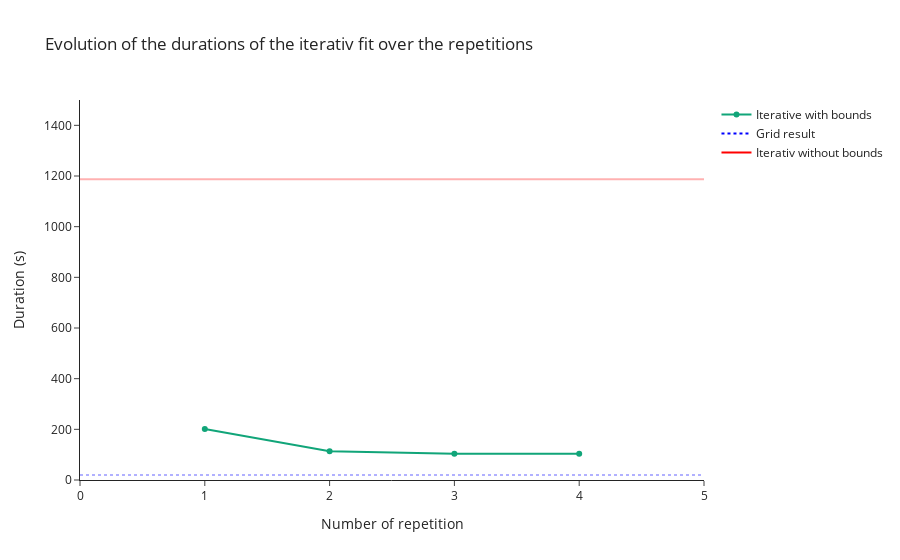

Notebook code cell kept with this figure:
### Markdown cell above
# Figure 2

### Code cell
fig2 = go.Figure()

# plot duration iterativ repeat
fig2.add_trace(go.Scatter(
    x=np.arange(0,n_repeat,1)+1,
    y=gauss_duration_repeat[2:],
    mode='markers+lines',
    name='Iterative with bounds',
    line_color=colors[i],
    showlegend=True))

# plot duration grid 
fig2.add_shape(
    type='line',
    x0=0, y0=gauss_duration_repeat[0], x1=n_repeat+1, y1=gauss_duration_repeat[grid_place],
    line=dict(color='blue', width=2, dash='dot'), 
    name='grid')

# plot duration iterativ without bouns
fig2.add_shape(
    type='line',
    x0=0, y0=gauss_duration_repeat[1], x1=n_repeat+1, y1=gauss_duration_repeat[no_bd],
    line=dict(color='red', width=2, dash='solid'), 
    name='without bouns')

# for the legend
fig2.add_trace(go.Scatter(x=[None],
                          y=[None],
                          mode='lines',
                          line=dict(color='blue', width=2, dash='dot'),
                          name='Grid result'))

fig2.add_trace(go.Scatter(x=[None],
                          y=[None],
                          mode='lines',
                          line=dict(color='red', width=2, dash='solid'),
                          name='Iterativ without bounds'))

fig2.update_layout(template='simple_white',
                  title = 'Evolution of the durations of the iterativ fit over the repetitions',
                  xaxis_title = 'Number of repetition',
                  yaxis_title = 'Duration (s)')
fig2.update_xaxes(range=[0,n_repeat+1])
fig2.update_yaxes(range=[0,1500])

fig2.show()

### Figure 1 — Plotly figure (JSON) as saved in the notebook; plotly's stock layout.template omitted (floating-point values rounded to 4 significant figures)
{"data": [{"line": {"color": "rgb(17, 165, 121)"}, "mode": "markers+lines", "name": "Iterative with bounds", "showlegend": true, "type": "scatter", "x": [1, 2, 3, 4], "y": [201.3, 113.3, 103.9, 103.5]}, {"line": {"color": "blue", "dash": "dot", "width": 2}, "mode": "lines", "name": "Grid result", "type": "scatter", "x": [null], "y": [null]}, {"line": {"color": "red", "dash": "solid", "width": 2}, "mode": "lines", "name": "Iterativ without bounds", "type": "scatter", "x": [null], "y": [null]}], "layout": {"autosize": true, "shapes": [{"line": {"color": "blue", "dash": "dot", "width": 2}, "name": "grid", "type": "line", "x0": 0, "x1": 5, "y0": 19.64, "y1": 19.64}, {"line": {"color": "red", "dash": "solid", "width": 2}, "name": "without bouns", "type": "line", "x0": 0, "x1": 5, "y0": 1187.0, "y1": 1187.0}], "title": {"text": "Evolution of the durations of the iterativ fit over the repetitions"}, "xaxis": {"range": [0, 5], "title": {"text": "Number of repetition"}, "type": "linear"}, "yaxis": {"range": [0, 1500], "title": {"text": "Duration (s)"}, "type": "linear"}}}
